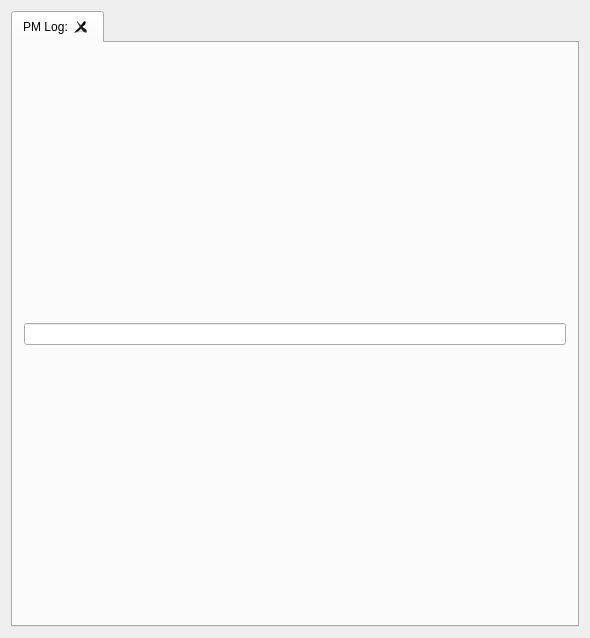
<?xml version="1.0" encoding="UTF-8"?>
<ui version="4.0">
 <class>ProcessManagerClass</class>
 <widget class="QMainWindow" name="ProcessManagerClass">
  <property name="geometry">
   <rect>
    <x>0</x>
    <y>0</y>
    <width>590</width>
    <height>638</height>
   </rect>
  </property>
  <property name="windowTitle">
   <string>ProcessManager</string>
  </property>
  <widget class="QWidget" name="centralWidget">
   <layout class="QHBoxLayout" name="horizontalLayout">
    <item>
     <widget class="QTabWidget" name="tabWidget">
      <property name="tabShape">
       <enum>QTabWidget::Rounded</enum>
      </property>
      <property name="currentIndex">
       <number>0</number>
      </property>
      <property name="tabsClosable">
       <bool>true</bool>
      </property>
      <widget class="QWidget" name="tabPM">
       <attribute name="title">
        <string>PM Log:</string>
       </attribute>
       <layout class="QVBoxLayout" name="verticalLayout">
        <item>
         <widget class="QLineEdit" name="lineEditPM">
          <property name="toolTip">
           <string>Press ENTER to send network message.</string>
          </property>
         </widget>
        </item>
       </layout>
      </widget>
     </widget>
    </item>
   </layout>
  </widget>
 </widget>
 <layoutdefault spacing="6" margin="11"/>
 <resources/>
 <connections/>
</ui>
